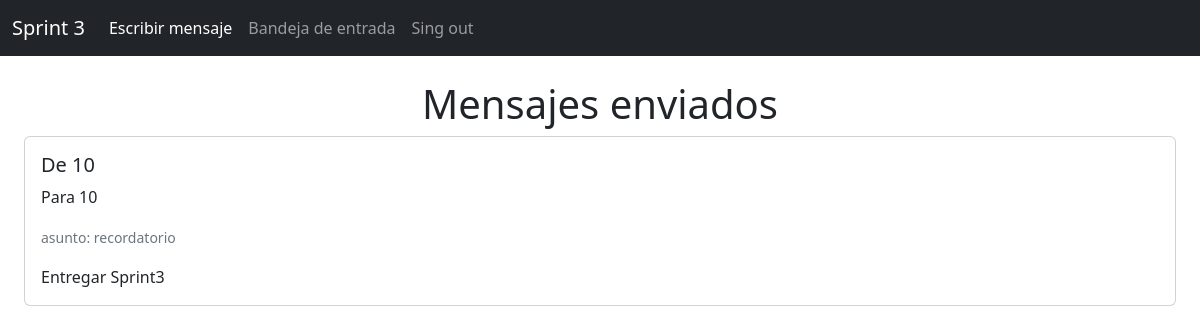
Before: /mensajes (signed in) with the older database file.
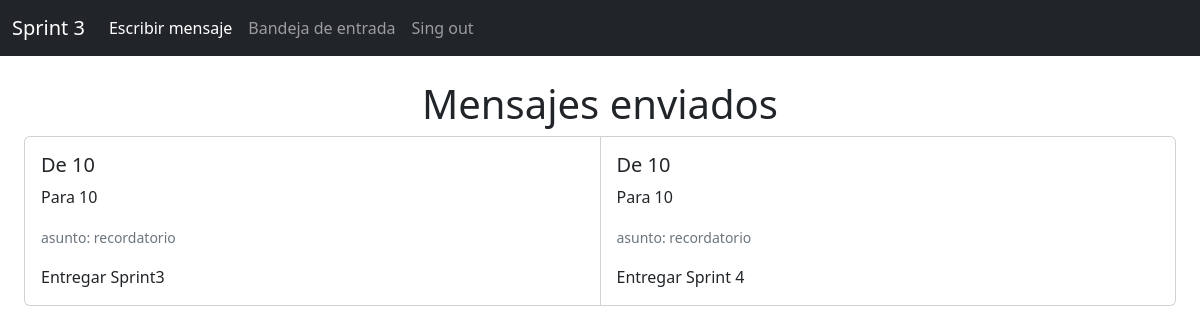
After: the same page with the newer database file.
### tables this page shows
CREATE TABLE mensaje(  
    message_id INTEGER NOT NULL PRIMARY KEY AUTOINCREMENT,
    from_id INTEGER NOT NULL,
    to_id INTEGER NOT NULL,
    asunto VARCHAR (100) NOT NULL,
    mensaje VARCHAR (500) NOT NULL,
    Foreign Key (from_id) REFERENCES usuario(message_id)
);

### app.py (the view)
@app.route('/mensajes')
@login_required
def mensajes():
    db = get_db()
    cursor = db.cursor()
    cursor.execute('SELECT * FROM mensaje WHERE to_id = ?', (g.user['id'],))
    mensajes = cursor.fetchall()
    print(mensajes)
    return render_template('mensajes.html', mensajes=mensajes)

### app.py (called while the page is built)
def login_required(view):
    @functools.wraps( view )
    def wrapped_view(**kwargs):
        if g.user is None:
            return redirect( url_for( 'login' ) )
        return view( **kwargs )
    return wrapped_view

@app.before_request
def load_logged_in_user():
    user_id = session.get( 'user_id' )
    if user_id is None:
        g.user = None
    else:
        g.user = get_db().execute(
            'SELECT * FROM usuario WHERE id = ?', (user_id,)
        ).fetchone()
        close_db()

### db.py (called while the page is built)
def get_db():
    try:
        if 'db' not in g:
            g.db = sqlite3.connect("database.db")
            g.db.row_factory = sqlite3.Row
        return g.db
    except Error:
        print( Error )

### Templates/mensajes.html
{% extends "base.html" %}
{% block content %}
  <h1 class="text-center">Mensajes enviados</h1>
  <section>
      <div class="card-group">
        {% for p in mensajes %}
            <div class="card">
              <div class="card-body">
                <h5 class="card-title"> De {{ p[1] }}</h5>
                <p class="card-text">Para {{ p[2] }}</p>
                <p class="card-text"><small class="text-muted">asunto:  {{ p[3] }}</small></p>
                <p class="card-text">{{ p[4] }}</p>
              </div>
            </div>
        {% endfor %}
      </div>
  </section>
{% endblock %}

### Templates/base.html (shortened to what this page needs)
<!doctype html>
<html lang="es">
  <head>
    <link href="https://cdn.jsdelivr.net/npm/bootstrap@5.2.1/dist/css/bootstrap.min.css" rel="stylesheet">
    <link rel="stylesheet" href="sweetalert2.min.css">
  </head>
  <body>
    <header>
        <nav class="navbar navbar-dark navbar-expand-lg bg-dark">
            <div class="container-fluid">
              <a class="navbar-brand" href="#">Sprint 3</a>
              <div class="collapse navbar-collapse" id="navbarNav">
                <ul class="navbar-nav">
                  <li class="nav-item">
                    <a class="nav-link active" aria-current="page" href="{{ '/escribir' }}">Escribir mensaje</a>
                  </li>
                  <li class="nav-item">
                    <a class="nav-link" href="{{url_for('mensajes')}}">Bandeja de entrada</a>
                  </li>
                  <li class="nav-item">
                    <a class="nav-link" href="{{url_for('logout')}}">Sing out</a>
                  </li>
                </ul>
              </div>
            </div>
          </nav>
    </header>
    <main class="container-fluid p-4" id="content">{% block content %}{% endblock %}</main>
  </body>
</html>

Changed rows visible on the page:
added mensaje: from "10", to "10", asunto "recordatorio", mensaje "Entregar Sprint 4"
